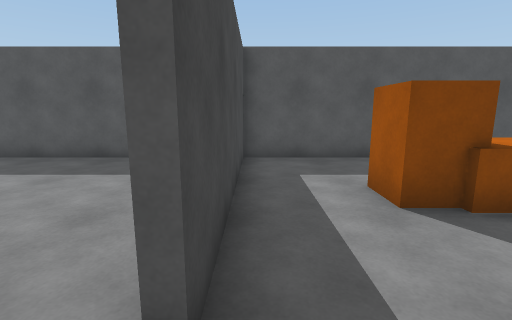
View 1 (above)

19 first-person views from a walk through a 3-D level made in the Unity game engine. The camera is 1.4 m above the floor, tilts 10° down and sees 85° across. The floor is counted in squares, 1 m on a side. Each view is taken from the middle of a square. On the plan, view 1 faces up. The plan holds only what a view shows up to about 14 squares ahead; the rest is blank. The place goes on beyond the plan. The player is left out.

View 2
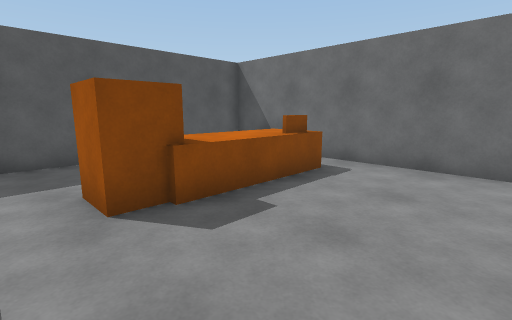

View 3
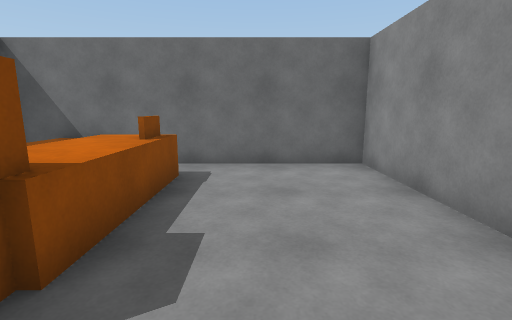

View 4
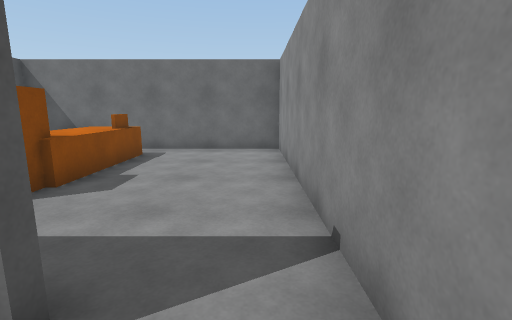

View 5
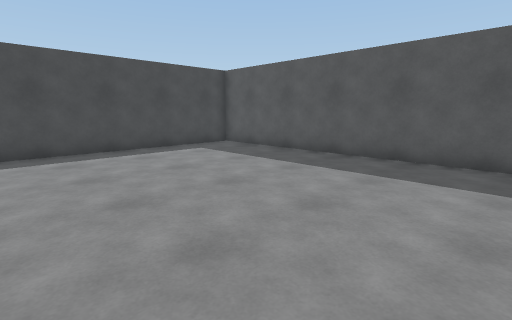

View 6
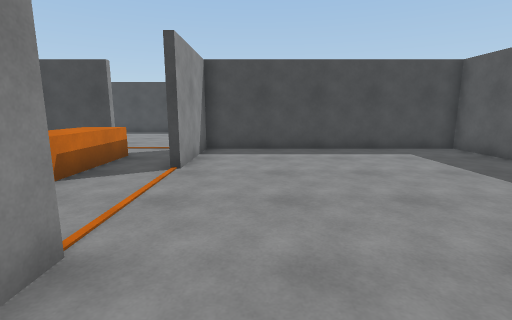

View 7
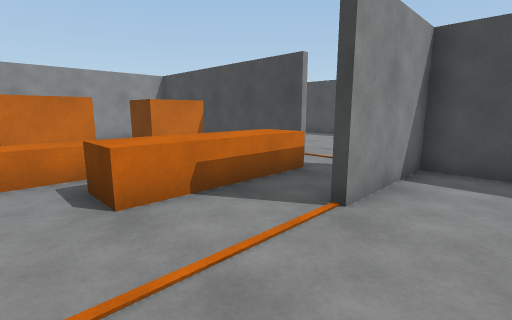

View 8
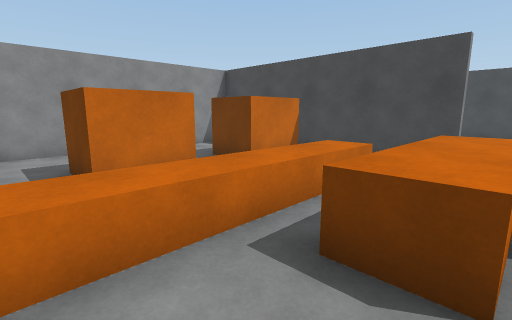

View 9
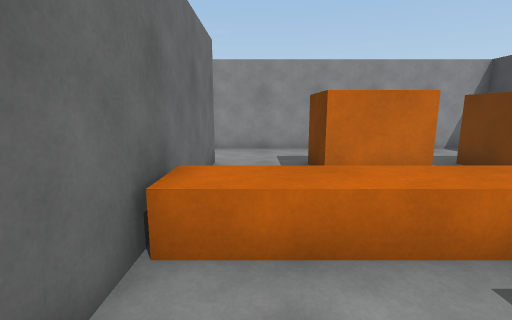

View 10
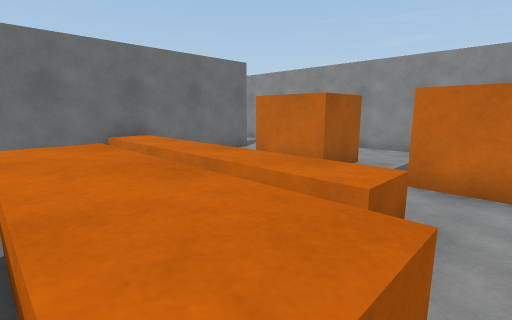

View 11
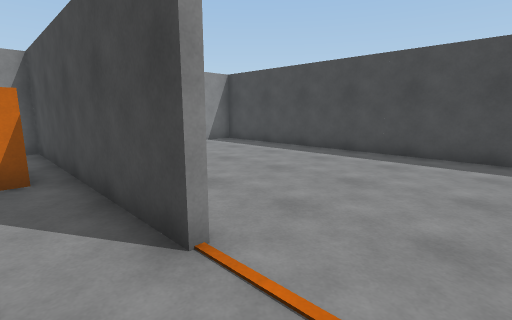

View 12
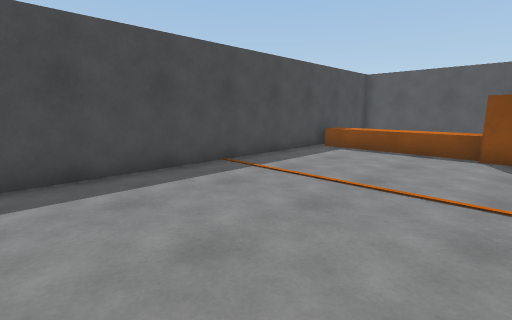

View 13
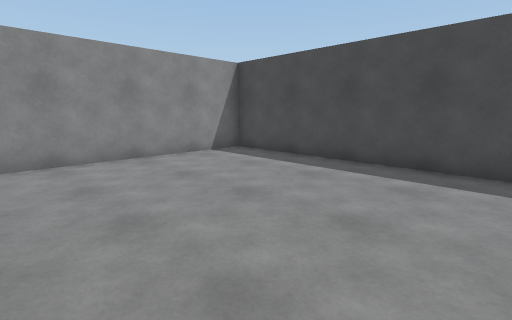

View 14
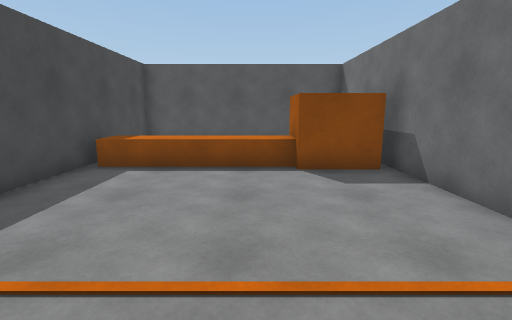

View 15
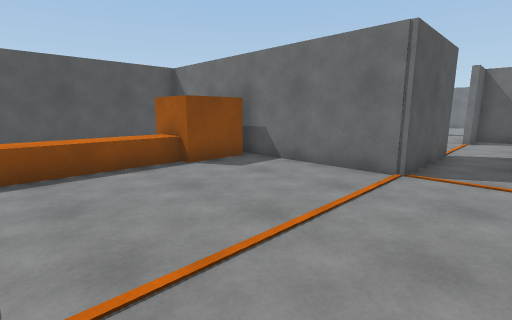

View 16
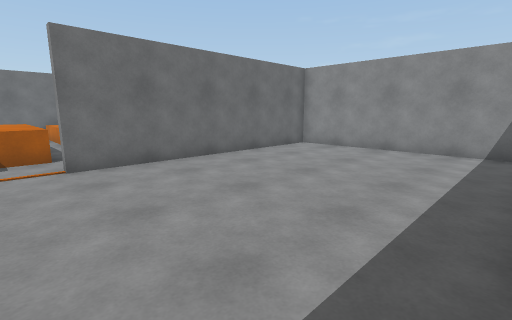

View 17
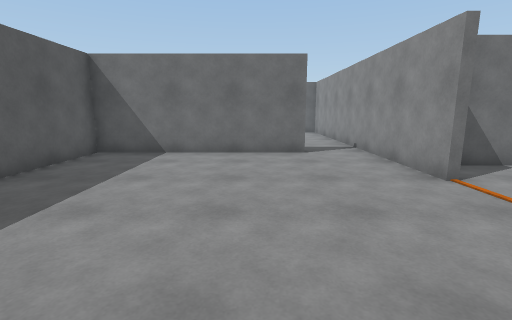

View 18
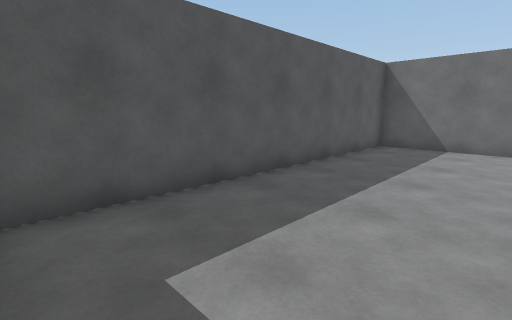

View 19
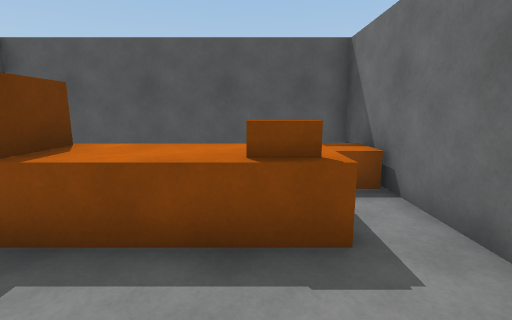

### Floor plan
Key: @ floor where view 1 was taken; # wall or solid block; . floor; ^ raised ledge; O other object.
Columns run from 21 left of view 1 to 9 right of it. Each row starts with its distance up from view 1.
  9         ######################
  8  ########............#...
  7  #      #............#...   OO
  6  #      #............#...   OO
  5  ^^^^^O O............#.OO^^^^.#
  4  ^^^^^OOO............#.OO^^^^.#
  3 #.......##...........#........#
  2 #........#...........#........#
  1 #........#....................#
  0 #........#...........@........#
 -1 #........####....##############
 -2 #.................#
 -3 #..........^^^^...#
 -4 #..........^^^^^..#
 -5 #........#........#
 -6 #........#.^^^^^^^#
 -7 #........#........#
 -8 #........#..      #
 -9 #........#OO  OO  #
-10 #........#OO..OO..#
-11 #........#.........
-12 #........#.. ......
-13 #........#.. ......
-14 ####################

Where each view was taken, in squares from view 1:
view 1: 0 up, 0 right, facing up
view 2: 0 up, 1 right, facing up-right
view 3: 2 up, 1 right, facing right
view 4: 0 up, 2 left, facing right
view 5: 0 up, 2 left, facing up-left
view 6: 1 up, 2 left, facing left
view 7: 1 up, 5 left, facing down-left
view 8: 3 down, 4 left, facing down-left
view 9: 3 down, 4 left, facing down
view 10: 3 down, 11 left, facing down-right
view 11: 2 down, 11 left, facing down-left
view 12: 6 down, 14 left, facing up-left
view 13: 5 down, 13 left, facing down-left
view 14: 3 down, 16 left, facing up
view 15: 3 down, 19 left, facing up-right
view 16: 3 down, 20 left, facing down-right
view 17: 3 up, 10 left, facing right
view 18: 4 up, 12 left, facing up-right
view 19: 1 up, 6 right, facing up
